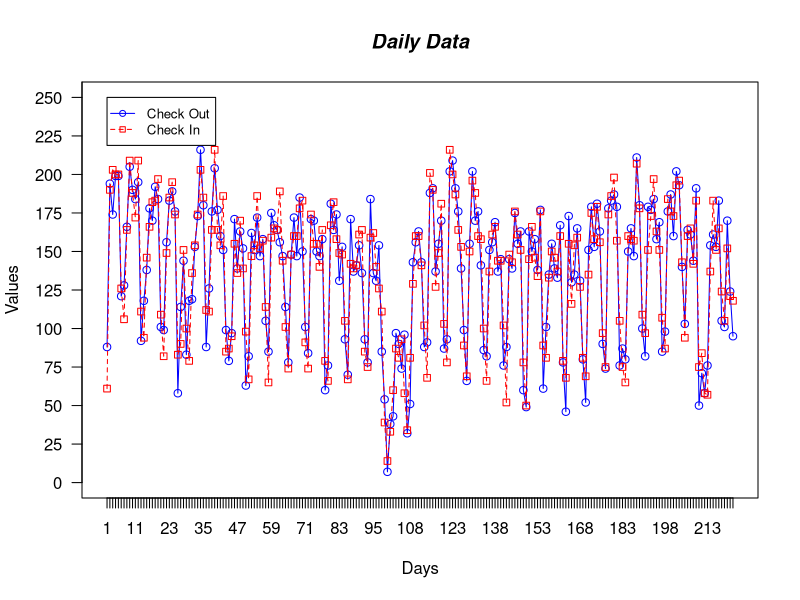

The R script that drew this image: (Note: this script raises an error after producing the figure.)
library(tidyverse)
library(lubridate)

# Support function to calculate number of checked in bikes
# Args: diff <- difference in # of bikes from previous period to current period
c_check_in <- function(diff){
  # Check if there was a check in
  if(diff > 0){
    return (diff)
  }
  # else return 0 as there was no check in
  else{
    return (0)
  }
}

# Support function to calculate number of checked out bikes
# Args: diff <- difference in # of bikes from previous period to current period
c_check_out <- function(diff){
  # Check if there was a check out
  if(diff < 0){
    return (abs(diff))
  }
  # else return 0 as there was no check out
  else{
    return (0)
  }
}

# Change working directory - change appropriately to where csv files are
setwd("C:/Users/Carlos/Documents/Dublin Bikes Project/data_dump")

# Read in csv file as tibble
df <- read_csv("export5.csv")

# Calculate difference in number of bikes between periods
df <- df %>%
  # Convert POSIXct to date and split into each col
  mutate(
    last_update = as_datetime(last_update/1000, tz = "GMT"),
    year = year(last_update),
    month = month(last_update),
    day = day(last_update),
    hour = hour(last_update),
    min = minute(last_update),
    secs = seconds(last_update)
     ) %>%
  # Sort in order so we can calculate the differences
  arrange(year, month, day, hour, min, secs) %>%
  # Calculate differences
  mutate(prev_period_diff = available_bike_stands - lag(available_bike_stands, default = available_bike_stands[1])) %>%
  # Apply functions to determine checked in/out 
  rowwise() %>%
  mutate(
    check_in = c_check_in(prev_period_diff),
    check_out = c_check_out(prev_period_diff)
     ) %>%
  # Maybe I don't need the split date
  select(-year, -month, -day, -hour, -min, -secs)

# Function to cumulatively sum check in/out
run_sum <- function(col){
  len <- nrow(df)
  r_sum <- c(col[1])
  
  # Loop through all rows
  for(i in 2:len){
    # If there was no check in/out, append zero
    if(col[i] == 0){
      r_sum <- append(r_sum, 0)
    }
    # Else append the sum of previous r_sum + current check_in/out value
    else{
      r_sum <- append(r_sum, r_sum[i-1] + col[i])
    }
  }
  # return list with running sum
  return(r_sum)
}

# Calculate running sum for check_in/out
df$run_check_in <- run_sum(df$check_in)
df$run_check_out <- run_sum(df$check_out)

# Create column for weekday
df$weekday <- weekdays(df$last_update, abbreviate = TRUE)

# Create update start/finish columns
df$last_update_start <- df$last_update
df$last_update_end <- lead(df$last_update) # note last row will be NA

# Creates a df calculating total check in/out per day
day_frame <- df %>%
  select(number, last_update, weekday, check_in, run_check_in, check_out, run_check_out) %>%
  mutate(
    year = year(last_update),
    month = month(last_update),
    day = day(last_update), 
    date = make_date(year, month, day)
  ) %>%
  group_by(date, weekday) %>% 
  summarise(
    tot_check_in = sum(check_in),
    tot_check_out = sum(check_out)
  )

y_range <- range(0, df$check_out)
y_range <- c(0, 250)
plot(day_frame$tot_check_out, type="o", col="blue", ylim=y_range ,axes=FALSE,ann=FALSE)
axis(1, at = 1:length(day_frame$tot_check_out))
axis(2, las = 1, at = 25*0:y_range[2])
box()
lines(day_frame$tot_check_in, type = "o", pch = 22, lty = 2, col = "red")
title(main = "Daily Data", col.main = "black", font.main = 4)
title(xlab = "Days", col.lab = "black")
title(ylab = "Values", col.lab = "black")
legend(1, y_range[2], c("Check Out", "Check In"), cex=0.8, 
       col = c("blue","red"), pch = 21:22, lty = 1:2)

day_frame %>%
  ggplot() + 
  geom_smooth(mapping = aes(x = day, y = tot_check_in) )
  